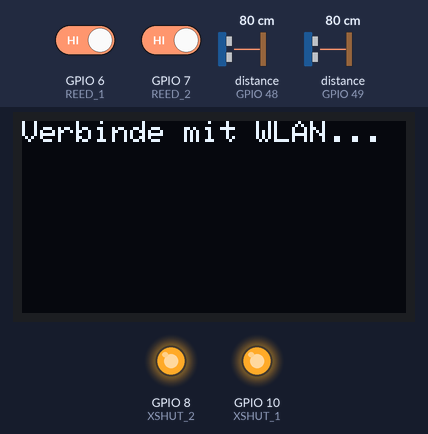
Bench run of a sketch on a simulated ESP32-S3. Shown: 128×64 one-colour display, output pins drawn as LEDs (lit = HIGH). The inputs (shaded band) are chosen by the test bench; at power-on: GPIO 6 (REED_1) HIGH, GPIO 7 (REED_2) HIGH, distance to the obstacle (sensors on GPIO 48, GPIO 49) 80 cm. WiFi joins after 1.5 s; servers stay silent unless stated; what the sketch prints to the serial monitor is not drawn.

Above: at 0.3 s.
At 1.9 s:
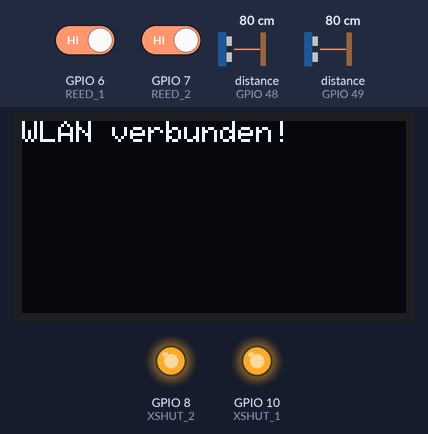
At 4.1 s:
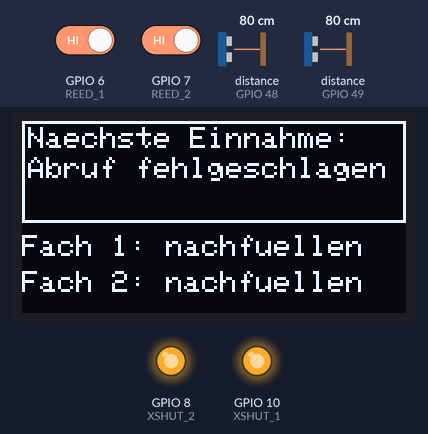

Measured:
- what the display in image 0 shows lasts 1.5 s, from 0.3 s to 1.8 s
- what the display in image 1 shows lasts 2.3 s, from 1.8 s to 4.1 s

The sketch:

mc.ino
```cpp
#include <Wire.h>                         // Für I2C-Kommunikation
#include <Adafruit_VL6180X.h>             // Bibliothek für den VL6180X Distanzsensor
#include <Adafruit_SSD1306.h>             // Bibliothek für das OLED-Display
#include <Adafruit_GFX.h>                 // Grafikbibliothek für das OLED
#include <RTClib.h>                       // Für die Nutzung einer RTC (wird hier aber nicht aktiv verwendet)
#include <WiFi.h>                         // WLAN-Kommunikation
#include <HTTPClient.h>                   // HTTP Requests senden
#include <Arduino_JSON.h>                 // Zum Verarbeiten von JSON-Daten

#define SCREEN_WIDTH 128                  // Breite des OLED-Displays in Pixel
#define SCREEN_HEIGHT 64                  // Höhe des OLED-Displays in Pixel
Adafruit_SSD1306 display(SCREEN_WIDTH, SCREEN_HEIGHT, &Wire, -1); // OLED-Objekt initialisieren

#define SDA_PIN 20                        // I2C-Datenleitung
#define SCL_PIN 21                        // I2C-Taktleitung
#define XSHUT_1 10                        // Steuerpin für VL6180X Sensor 1
#define XSHUT_2 8                         // Steuerpin für VL6180X Sensor 2
#define TOF1_ADDRESS 0x30                 // I2C-Adresse Sensor 1
#define TOF2_ADDRESS 0x31                 // I2C-Adresse Sensor 2

#define REED_1 6                          // Reed-Sensor für Fach 1 (Türkontakt)
#define REED_2 7                          // Reed-Sensor für Fach 2 (Türkontakt)

const char* ssid = "...";                 // WLAN-SSID (Zugangspunkt)
const char* pass = "...b";               // WLAN-Passwort
const char* serverURL = "https://lucagenini.com/pillo/load.php"; // Ziel-URL für Logging

Adafruit_VL6180X tof1 = Adafruit_VL6180X();  // Objekt für Sensor 1
Adafruit_VL6180X tof2 = Adafruit_VL6180X();  // Objekt für Sensor 2

bool fach1Voll = false;                 // Zustand Fach 1 befüllt oder leer
bool fach2Voll = false;                 // Zustand Fach 2 befüllt oder leer

bool entnahmeErfolgt = false;           // Flag, ob eine Entnahme registriert wurde
unsigned long entnahmeZeit = 0;         // Zeitpunkt der letzten Entnahme
const unsigned long anzeigenDauer = 3000; // Dauer der Anzeige bei Entnahme (nicht aktiv verwendet)

/**
 * Senden eines JSON-Logs an den Webserver bei Entnahme oder Befüllung
 */
void sendeEntnahmeLog(int fachNr, bool korrekt) {
  if (WiFi.status() == WL_CONNECTED) {
    HTTPClient http;
    http.begin(serverURL);
    http.addHeader("Content-Type", "application/json");

    JSONVar payload;
    payload["fach_nr"] = fachNr;
    payload["korrekt"] = korrekt;

    String jsonString = JSON.stringify(payload);
    int httpResponseCode = http.POST(jsonString); // POST-Request senden

    if (httpResponseCode > 0) {
      Serial.print("Server Antwort: ");
      Serial.println(httpResponseCode);
    } else {
      Serial.print("Fehler bei POST: ");
      Serial.println(httpResponseCode);
    }
    http.end();
  } else {
    Serial.println("Keine WLAN-Verbindung zum Senden");
  }
}

/**
 * Setup-Funktion – wird einmal beim Start ausgeführt
 */
void setup() {
  Serial.begin(115200);
  Wire.begin(SDA_PIN, SCL_PIN);

  if (!display.begin(SSD1306_SWITCHCAPVCC, 0x3C)) {
    Serial.println("OLED nicht erkannt");
    while (true); // Endlosschleife bei Fehler
  }

  display.clearDisplay();
  display.setTextSize(1);
  display.setTextColor(WHITE);

  // Sensoren deaktivieren, um Adresskonflikte zu vermeiden
  pinMode(XSHUT_1, OUTPUT);
  pinMode(XSHUT_2, OUTPUT);
  digitalWrite(XSHUT_1, LOW);
  digitalWrite(XSHUT_2, LOW);
  delay(10);

  // Sensor 1 aktivieren und Adresse setzen
  digitalWrite(XSHUT_1, HIGH);
  delay(100);
  if (!tof1.begin(&Wire)) {
    Serial.println("Sensor 1 Fehler");
    while (true);
  }
  tof1.setAddress(TOF1_ADDRESS);
  delay(10);

  // Sensor 2 aktivieren und Adresse setzen
  digitalWrite(XSHUT_2, HIGH);
  delay(100);
  if (!tof2.begin(&Wire)) {
    Serial.println("Sensor 2 Fehler");
    while (true);
  }
  tof2.setAddress(TOF2_ADDRESS);

  // Reed-Sensoren als Eingänge konfigurieren
  pinMode(REED_1, INPUT_PULLUP);
  pinMode(REED_2, INPUT_PULLUP);

  // WLAN-Verbindung herstellen
  display.clearDisplay();
  display.setCursor(0, 0);
  display.println("Verbinde mit WLAN...");
  display.display();

  WiFi.begin(ssid, pass);
  int versuche = 0;
  while (WiFi.status() != WL_CONNECTED && versuche < 20) {
    delay(500);
    Serial.print(".");
    versuche++;
  }

  display.clearDisplay();
  if (WiFi.status() == WL_CONNECTED) {
    Serial.println("\nWLAN verbunden!");
    display.setCursor(0, 0);
    display.println("WLAN verbunden!");
  } else {
    Serial.println("\nWLAN Verbindung fehlgeschlagen!");
    display.setCursor(0, 0);
    display.println("WLAN fehlgeschlagen!");
  }
  display.display();
  delay(2000);
}

/**
 * Prüft, ob ein Objekt im Fach erkannt wurde (unter 10 mm)
 */
bool fachHatObjekt(uint8_t range) {
  return (range < 10);
}

/**
 * OLED-Display aktualisieren mit zwei Statuszeilen und zwei Fach-Zuständen
 */
void aktualisiereOLED(const char* zeile1, const char* zeile2, const char* status1, const char* status2) {
  display.clearDisplay();
  display.drawRect(0, 0, SCREEN_WIDTH, 24, WHITE);
  display.setTextSize(1);
  display.setCursor(2, 2);
  display.println(zeile1);
  display.setCursor(2, 12);
  display.println(zeile2);
  display.setCursor(0, 34);
  display.println(status1);
  display.setCursor(0, 46);
  display.println(status2);
  display.display();
}

/**
 * Hauptloop – wird wiederholt ausgeführt
 */
void loop() {
  int aktuelleStunde = 8;                  // (Manuell gesetzt – später evtl. RTC nutzen)
  int aktuelleMinute = 0;
  const char* aktuellerTag = "MI";         // Aktueller Tag (Platzhalter)

  static char status1[24];
  static char status2[24];
  strcpy(status1, fach1Voll ? "Fach 1: bereit" : "Fach 1: nachfuellen");
  strcpy(status2, fach2Voll ? "Fach 2: bereit" : "Fach 2: nachfuellen");

  // Schleife über beide Fächer
  for (int fachNr = 1; fachNr <= 2; fachNr++) {
    int reedPin = (fachNr == 1) ? REED_1 : REED_2;
    bool& statusVoll = (fachNr == 1) ? fach1Voll : fach2Voll;
    Adafruit_VL6180X& sensor = (fachNr == 1) ? tof1 : tof2;
    char* status = (fachNr == 1) ? status1 : status2;

    bool tuerGeoeffnet = digitalRead(reedPin) == HIGH; // Reed HIGH → Tür offen

    if (tuerGeoeffnet) {
      uint8_t range = sensor.readRange();
      Serial.print("Fach "); Serial.print(fachNr);
      Serial.print(" Distanz: "); Serial.print(range);
      Serial.println(" mm");

      bool objektDa = fachHatObjekt(range);
      bool korrekt = true; // Immer als korrekt angenommen

      // Entnahme erkannt
      if (statusVoll && !objektDa) {
        Serial.print("Fach "); Serial.print(fachNr); Serial.println(" entnommen");
        statusVoll = false;
        strcpy(status, "OK: Entnahme erfolgt");
        entnahmeErfolgt = true;
        entnahmeZeit = millis();
        sendeEntnahmeLog(fachNr, korrekt);
      }
      // Fach wurde neu befüllt
      else if (!statusVoll && objektDa) {
        Serial.print("Fach "); Serial.print(fachNr); Serial.println(" gefuellt");
        statusVoll = true;
        strcpy(status, fachNr == 1 ? "Fach 1: bereit" : "Fach 2: bereit");
      }
    }
  }

  // Anzeige: Nächste geplante Einnahme
  char zeile1[24];
  char zeile2[24];
  char zeile3[24];

  snprintf(zeile1, sizeof(zeile1), "Naechste Einnahme:");

  const char* getNextURL = "https://lucagenini.com/pillo/get_next.php";
  String zeile2text = "Keine Einnahme";
  String zeile3text = "";

  if (WiFi.status() == WL_CONNECTED) {
    HTTPClient http;
    http.begin(getNextURL);
    int httpCode = http.GET();

    if (httpCode == 200) {
      String payload = http.getString();
      JSONVar response = JSON.parse(payload);

      if (JSON.typeof(response) == "object") {
        String fach = (const char*)response["fach"];
        String zeit = (const char*)response["zeit"];
        String tag = (const char*)response["tag"];
        String med = (const char*)response["med"];

        if (fach != "-" && zeit != "-") {
          zeile2text = tag + " " + zeit + " Uhr";
          zeile3text = med + " (Fach " + fach + ")";
        } else {
          zeile2text = "Keine Einnahme geplant";
          zeile3text = "";
        }
      } else {
        zeile2text = "Fehlerhafte Antwort";
      }
    } else {
      zeile2text = "Abruf fehlgeschlagen";
    }
    http.end();
  }

  zeile2text.toCharArray(zeile2, sizeof(zeile2));
  zeile3text.toCharArray(zeile3, sizeof(zeile3));

  // Ausgabe auf dem Display
  display.clearDisplay();
  display.drawRect(0, 0, SCREEN_WIDTH, 34, WHITE);  // Rahmen für obere Anzeige
  display.setTextSize(1);
  display.setCursor(2, 2);
  display.println(zeile1);
  display.setCursor(2, 12);
  display.println(zeile2);
  display.setCursor(2, 22);
  display.println(zeile3);
  display.setCursor(0, 38);
  display.println(status1);
  display.setCursor(0, 50);
  display.println(status2);
  display.display();

  delay(500); // Kurze Pause bis zur nächsten Schleife
}
```
